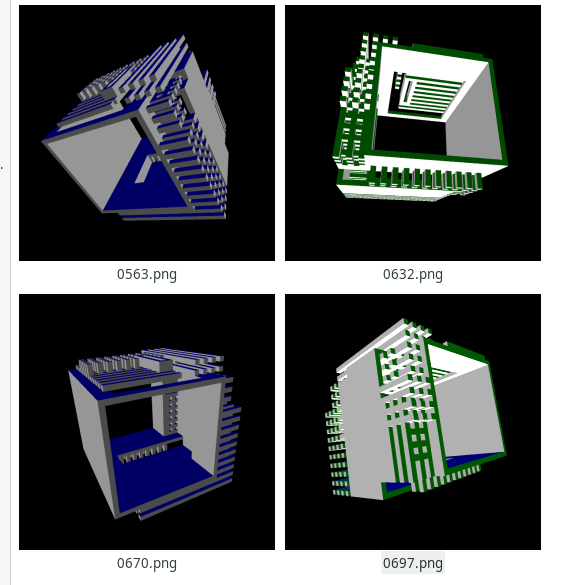

Recreate this plot in Python.
# based on s234 20180820

from peasy import PeasyCam

GRID_SIZE = 32
# Cutting-plane position (press + & - to change)
cut_plane = GRID_SIZE

def setup():
    size(700, 700, P3D)
    # colorMode(HSB)
    # optional PeasyCam setup to allow orbiting with a mouse drag
    this = get_current_sketch()
    cam = PeasyCam(this, 100)
    cam.setMinimumDistance(1000)
    cam.setMaximumDistance(1000)
    # sets border and grid spacing
    Node.border = 50
    Node.spacing = (width - Node.border * 2) / GRID_SIZE
    # Node.nodes is a list of nodes in a 3D grid
    for x in range(GRID_SIZE):
        for y in range(GRID_SIZE):
            for z in range(GRID_SIZE):
                new_node = Node(x, y, z)
                Node.nodes.append(new_node)
                Node.grid[x, y, z] = new_node
    # crear objects
    create_rods()
    create_tubes()


def draw(): 
    #lights()
    background(0)   
    for node in Node.nodes:
        if node.iz < cut_plane:
            node.plot()



def create_rods():
    # sets the objects, list of tuples -> hollowed boxes
    seed = int(random(1000))  # seed = 205
    print("seed: {}".format(seed))
    random_seed(seed)
    m = GRID_SIZE - 1
    box_list = []
    num_boxes = 10
    border = 1
    for i in range(num_boxes):
        # random size in range 3 to GRID_SIZE - borders
        w = randint(3, m - border * 2)
        h = randint(3, m - border * 2)
        d = randint(3, m - border * 2)
        # random position
        x = randint(border, m - w - border)
        y = randint(border, m - h - border)
        z = randint(border, m - d - border)
        box_tuple = (x, y, z, w, h, d)
        # print(box_tuple)
        box_list.append(box_tuple)
    # solid boxes
    for i in range(num_boxes):
        x, y, z, w, h, d = box_list[i]
        big_ugly(x, y, z, w, h, d)


def key_pressed():
    """ press P to save an image """
    if key in ['p', 'P']:
        save_frame('####.png')
    if key == ' ':
        for node in Node.nodes:
            node.cor = None
        create_rods()
        create_tubes()
    # cut plane adjust
    global cut_plane, export
    if key == '-':
        cut_plane -= 1
        print(cut_plane)
    if key in ['+', '=']:
        cut_plane += 1
        print(cut_plane)


def big_box(px, py, pz, w, h=None, d=None, c=255):
    h = h if h else w
    d = d if d else w
    for z in range(pz, pz + d):
        for y in range(py, py + h):
            for x in range(px, px + w):
                if (0 <= x < GRID_SIZE and
                    0 <= y < GRID_SIZE and
                    0 <= z < GRID_SIZE):
                    Node.grid[(x, y, z)].cor = c


def big_ugly(px, py, pz, w, h=None, d=None, c=255):
    h = h if h else w
    d = d if d else w
    for z in range(pz, pz + d):
        for y in range(py, py + h):
            for x in range(px, px + w):
                if (0 <= x < GRID_SIZE and
                        0 <= y < GRID_SIZE and
                        0 <= z < GRID_SIZE):
                    if w % 3 == 1:
                        orient = x % 2 and y % 2
                    elif w % 3 == 2:
                        orient = x % 2 and z % 2
                    else:
                        orient = y % 2 and z % 2
                    if orient:
                        Node.grid[(x, y, z)].cor = c


def create_tubes():
    # sets the objects, list of tuples -> hollowed boxes
    seed = int(random(1000))  # seed = 205
    println("seed: {}".format(seed))
    random_seed(seed)
    m = GRID_SIZE - 1
    tube_list = []
    num_tubes = 10
    border = 1
    for i in range(num_tubes):
        # random size in range 3 to GRID_SIZE - borders
        w = randint(3, m - border * 2)
        h = randint(3, m - border * 2)
        d = randint(3, m - border * 2)
        # random position
        x = randint(border, m - w - border)
        y = randint(border, m - h - border)
        z = randint(border, m - d - border)
        box_tuple = (x, y, z, w, h, d)
        print(box_tuple)
        tube_list.append(box_tuple)
    # solid boxes
    for i in range(num_tubes):
        x, y, z, w, h, d = tube_list[i]
        big_box(x, y, z, w, h, d,
                color(64 + (i % 3) * 32, 200, 200, 100))
    # erase inside boxes, making tubes
    for i in range(num_tubes):
        x, y, z, w, h, d = tube_list[i]
        side = (i % 3) + 1
        if side == 1:
            h -= 2
            w -= 2
            z -= 1
        elif side == 2:
            d -= 2
            h -= 2
            x -= 1
        else:
            w -= 2
            d -= 2
            y -= 1
        big_box(x + 1, y + 1, z + 1, w, h, d,
                # use color(0) below, instead of None to debug
                # color(0))
                None)


class Node():
    nodes = []
    grid = dict()

    def __init__(self, x, y, z):
        self.ix = x
        self.iy = y
        self.iz = z
        self.x = Node.border + Node.spacing / 2 + x * Node.spacing - width / 2
        self.y = Node.border + Node.spacing / 2 + y * Node.spacing - width / 2
        self.z = Node.border + Node.spacing / 2 + z * Node.spacing - width / 2
        self.size_ = 1
        self.cor = None

    def plot(self):
        """ draws box """
        if self.cor:
            #stroke(0, 200)
            no_stroke()  # stroke(0)
            if self.cor == color(0):
                fill(100)
            else:
                fill(255)
            with push_matrix():
                translate(self.x, self.y, self.z)
                my_box(Node.spacing * self.size_)


def randint(a, b=None):
    if not b:
        b = a
        a = 0
    return int(random(a, b + 1))


def my_box(side):
    front = ((-1, +1, -1),
             (-1, +1, +1),
             (+1, +1, +1),
             (+1, +1, -1),
             )
    back = ((-1, -1, -1),
            (-1, -1, +1),
            (+1, -1, +1),
            (+1, -1, -1),
            )
    left = ((-1, -1, -1),
            (-1, -1, +1),
            (-1, +1, +1),
            (-1, +1, -1),
            )
    right = ((+1, -1, -1),
             (+1, -1, +1),
             (+1, +1, +1),
             (+1, +1, -1),
             )
    down = ((-1, -1, -1),
            (+1, -1, -1),
            (+1, +1, -1),
            (-1, +1, -1),
            )
    top = ((-1, -1, +1),
           (+1, -1, +1),
           (+1, +1, +1),
           (-1, +1, +1),
           )

    faces = ((top, color(255)),
             (down, color(0, 0, 100)),
             (right, color(150)),
             (left, color(150)),
             (back, color(0, 75, 0)),
             (front, color(75)),
             )
    hs = side / 2  # half side
    push_matrix()
    scale(hs)
    no_stroke()
    begin_shape(QUADS)
    for pts, shade in faces:
        fill(shade)
        vertices(pts)
    end_shape(CLOSE)
    pop_matrix()
